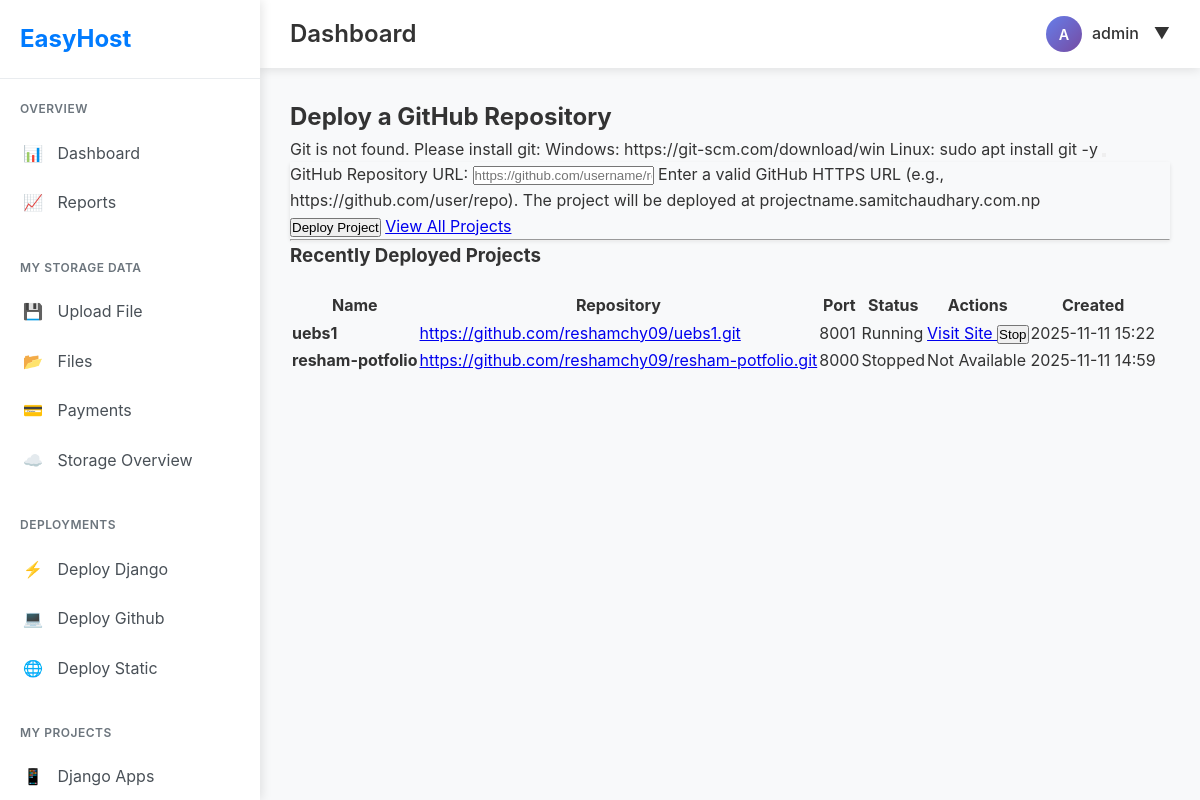
The app's page /deploy/ (signed in) with its own data.
### app/models.py (models this page shows, shortened)
class DeployedProject(models.Model):
    name = models.CharField(max_length=255, unique=True)
    repo_url = models.URLField()
    port = models.PositiveIntegerField(unique=True)
    running = models.BooleanField(default=False)
    pid = models.PositiveIntegerField(null=True, blank=True)
    created_at = models.DateTimeField(auto_now_add=True)
    updated_at = models.DateTimeField(auto_now=True)
    class Meta:
        ordering = ['-created_at']
        indexes = [
            models.Index(fields=['port']),
            models.Index(fields=['pid']),
            models.Index(fields=['name']),
        ]
    def get_subdomain_url(self):
        return f"http://{self.name}.{MAIN_DOMAIN}"
    def get_host_url(self, request=None):
        use_https = getattr(settings, 'USE_HTTPS', False)
        if use_https:
            return self.get_subdomain_url_secure()
        return self.get_subdomain_url()

### app/views.py (the view, shortened to what this page needs)
# urls.py: path('deploy/', views.github_view, name='github_view'),
def github_view(request):
    try:
        git_path = check_git_installation()
    except EnvironmentError as e:
        messages.error(request, str(e))
        form = DeployForm()
        projects = DeployedProject.objects.order_by('-created_at')[:10]
        return render(request, "github/hosting/deploy_form.html", {
            "form": form,
            "projects": projects,
            "main_domain": MAIN_DOMAIN
        })

### app/forms.py (shortened to what this page needs)
class DeployForm(forms.Form):
    repo_url = forms.URLField(
        label="GitHub Repository URL",
        max_length=500,
        widget=forms.URLInput(attrs={
            'placeholder': 'https://github.com/username/repository',
            'class': 'form-control'
        }),
        help_text="Enter a valid GitHub HTTPS URL (e.g., https://github.com/user/repo). "
                  "The project will be deployed at projectname.samitchaudhary.com.np"
    )

### app/templates/github/hosting/deploy_form.html (shortened to what this page needs)
{% extends "dashboard_base.html" %}
{% block content %}
<div class="container mt-4">
  {% if user.is_authenticated %}
    <h2>Deploy a GitHub Repository</h2>
    {% if messages %}
      {% for message in messages %}
        <div class="alert alert-{{ message.tags }} alert-dismissible fade show" role="alert">
          {{ message }}
          <button type="button" class="btn-close" data-bs-dismiss="alert"></button>
        </div>
      {% endfor %}
    {% endif %}
    <div class="card mb-4">
      <div class="card-body">
        <form method="post">
          {{ form.as_p }}
          <button type="submit" class="btn btn-primary">Deploy Project</button>
          <a href="{% url 'hosted_projects' %}" class="btn btn-secondary">View All Projects</a>
        </form>
      </div>
    </div>
    <hr>
    <h3>Recently Deployed Projects</h3>
    {% if projects %}
      <div class="table-responsive">
        <table class="table table-striped table-bordered">
          <thead class="table-dark">
            <tr>
              <th>Name</th>
              <th>Repository</th>
              <th>Port</th>
              <th>Status</th>
              <th>Actions</th>
              <th>Created</th>
            </tr>
          </thead>
          <tbody>
            {% for project in projects %}
            <tr>
              <td><strong>{{ project.name }}</strong></td>
              <td>
                <a href="{{ project.repo_url }}" target="_blank" rel="noopener">
                  {{ project.repo_url|truncatechars:50 }}
                </a>
              </td>
              <td>{{ project.port }}</td>
              <td>
                {% if project.running %}
                  <span class="badge bg-success">Running</span>
                {% else %}
                  <span class="badge bg-secondary">Stopped</span>
                {% endif %}
              </td>
              <td>
                {% if project.running %}
                  <a href="{{ project.get_host_url }}" target="_blank" rel="noopener" class="btn btn-sm btn-info">
                    Visit Site
                  </a>
                  <form method="post" action="{% url 'stop_project' pk=project.pk %}" style="display:inline;">
                    <button type="submit" class="btn btn-sm btn-danger" onclick="return confirm('Stop this project?')">
                      Stop
                    </button>
                  </form>
                {% else %}
                  <span class="text-muted">Not Available</span>
                {% endif %}
              </td>
              <td>{{ project.created_at|date:"Y-m-d H:i" }}</td>
            </tr>
            {% endfor %}
          </tbody>
        </table>
      </div>
    {% else %}
      <div class="alert alert-info">
        <p>No projects deployed yet. Deploy your first GitHub repository above!</p>
      </div>
    {% endif %}
  {% else %}
    <div class="alert alert-warning">
      <p>You must <a href="{% url 'login' %}">log in</a> to deploy repositories.</p>
    </div>
  {% endif %}
</div>
{% endblock %}

### app/templates/dashboard_base.html (shortened to what this page needs)
<!DOCTYPE html>
<html lang="en">
<head>
</head>
<body>
    <div class="dashboard-container">
        <nav class="sidebar" id="sidebar">
            <div class="sidebar-header">
                <h2>EasyHost</h2>
            </div>
            <div class="sidebar-nav">
                <div class="nav-section">
                    <div class="nav-section-title">Overview</div>
                    <a href="{% url 'dashboard' %}" class="nav-item {% if request.resolver_match.url_name == 'dashboard' %}active{% endif %}">
                        <span class="nav-item-icon">📊</span>
                        Dashboard
                    </a>
                    <a href="{% url 'reports' %}" class="nav-item {% if request.resolver_match.url_name == 'reports' %}active{% endif %}">
                        <span class="nav-item-icon">📈</span>
                        Reports
                    </a>
                </div>
                <div class="nav-section">
                    <div class="nav-section-title">My Storage Data</div>
                    <a href="{% url 'upload_file' %}" class="nav-item {% if request.resolver_match.url_name == 'deploy_django' %}active{% endif %}">
                        <span class="nav-item-icon">💾</span>
                        Upload File
                    </a>
                    <a href="{% url 'upload_list' %}" class="nav-item {% if request.resolver_match.url_name == 'deploy_static' %}active{% endif %}">
                        <span class="nav-item-icon">📂</span>
                        Files
                    </a>
                     <a href="{% url 'payment_page' %}" class="nav-item {% if request.resolver_match.url_name == 'deploy_static' %}active{% endif %}">
                        <span class="nav-item-icon">💳</span>
                        Payments
                    </a>
                      <a href="{% url 'storage_overview' %}" class="nav-item {% if request.resolver_match.url_name == 'deploy_static' %}active{% endif %}">
                        <span class="nav-item-icon">☁️</span>
                        Storage Overview
                    </a>
                </div>
                <div class="nav-section">
                    <div class="nav-section-title">Deployments</div>
                    <a href="{% url 'deploy_django' %}" class="nav-item {% if request.resolver_match.url_name == 'deploy_django' %}active{% endif %}">
                        <span class="nav-item-icon">⚡</span>
                        Deploy Django
                    </a>
                    <a href="{% url 'github_view' %}" class="nav-item {% if request.resolver_match.url_name == 'deploy_django' %}active{% endif %}">
                        <span class="nav-item-icon">💻</span>
                        Deploy Github
                    </a>
                    <a href="{% url 'deploy_static' %}" class="nav-item {% if request.resolver_match.url_name == 'deploy_static' %}active{% endif %}">
                        <span class="nav-item-icon">🌐</span>
                        Deploy Static
                    </a>
                </div>
                <div class="nav-section">
                    <div class="nav-section-title">My Projects</div>
                    <a href="{% url 'django_projects' %}" class="nav-item {% if request.resolver_match.url_name == 'django_projects' or request.resolver_match.url_name == 'django_project_detail' %}active{% endif %}">
                        <span class="nav-item-icon">📱</span>
                        Django Apps
                    </a>
                </div>
            </div>
        </nav>
        <main class="main-content" id="mainContent">
            <header class="top-header">
                <div class="header-left">
                    <h1 class="page-title">{% block page_title %}Dashboard{% endblock %}</h1>
                </div>
                <div class="header-right">
                    <div class="dropdown">
                        <div class="user-info" style="cursor: pointer;">
                            <div class="user-avatar">{{ user.username|first|upper }}</div>
                            <span style="font-weight: 500;">{{ user.username }}</span>
                            <span style="margin-left: 5px;">▼</span>
                        </div>
                    </div>
                </div>
            </header>
            <div class="content-area">
                {% block content %}
                {% endblock %}
            </div>
        </main>
    </div>
</body>
</html>

### app/templates/dashboard_base.html (style rules this page uses)
* { margin: 0; padding: 0; box-sizing: border-box; }
body { font-family: -apple-system, BlinkMacSystemFont, 'Segoe UI', Roboto, Oxygen, Ubuntu, Cantarell, sans-serif; background: #f8f9fa; line-height: 1.6; color: #333; }
.dashboard-container { display: flex; min-height: 100vh; }
.sidebar { width: 260px; background: #ffffff; box-shadow: 2px 0 10px rgba(0,0,0,0.1); position: fixed; height: 100vh; overflow-y: auto; transition: transform 0.3s ease; z-index: 1000; }
.sidebar-header { padding: 20px; border-bottom: 1px solid #e9ecef; }
.sidebar-header h2 { color: #007bff; font-size: 1.5rem; font-weight: 700; }
.sidebar-nav { padding: 20px 0; }
.nav-section { margin-bottom: 30px; }
.nav-section-title { padding: 0 20px 10px; font-size: 0.75rem; font-weight: 600; text-transform: uppercase; color: #6c757d; letter-spacing: 0.5px; }
.nav-item { display: block; padding: 12px 20px; color: #495057; text-decoration: none; transition: all 0.2s ease; border-left: 3px solid transparent; }
.nav-item-icon { margin-right: 10px; width: 20px; display: inline-block; }
.main-content { flex: 1; margin-left: 260px; transition: margin-left 0.3s ease; }
.top-header { background: #ffffff; padding: 15px 30px; box-shadow: 0 2px 10px rgba(0,0,0,0.1); display: flex; justify-content: space-between; align-items: center; }
.header-left { display: flex; align-items: center; gap: 15px; }
.page-title { font-size: 1.5rem; font-weight: 600; color: #333; }
.header-right { display: flex; align-items: center; gap: 15px; }
.user-info { display: flex; align-items: center; gap: 10px; }
.user-avatar { width: 36px; height: 36px; background: linear-gradient(135deg, #667eea 0%, #764ba2 100%); border-radius: 50%; display: flex; align-items: center; justify-content: center; color: white; font-weight: 600; font-size: 0.9rem; }
.dropdown { position: relative; display: inline-block; }
.content-area { padding: 30px; min-height: calc(100vh - 70px); }

### app/templates/github/hosting/deploy_form.html (style rules this page uses)
.table-responsive { margin-top: 20px; }
.card { box-shadow: 0 2px 4px rgba(0,0,0,0.1); }

### records on screen
DeployedProject: name "uebs1", repo_url "https://github.com/reshamchy09/uebs1.git", port "8001", running "Running", created_at "2025-11-11 15:22"
DeployedProject: name "resham-potfolio", repo_url "https://github.com/reshamchy09/resham-potfolio.git", port "8000", running "Stopped", created_at "2025-11-11 14:59"

### other values on screen
{{ user.username|first|upper }} "A"
{{ user.username }} "admin"
{{ message }} "Git is not found. Please install git: Windows: https://git-scm.com/download/win Linux: sudo apt install git -y"
